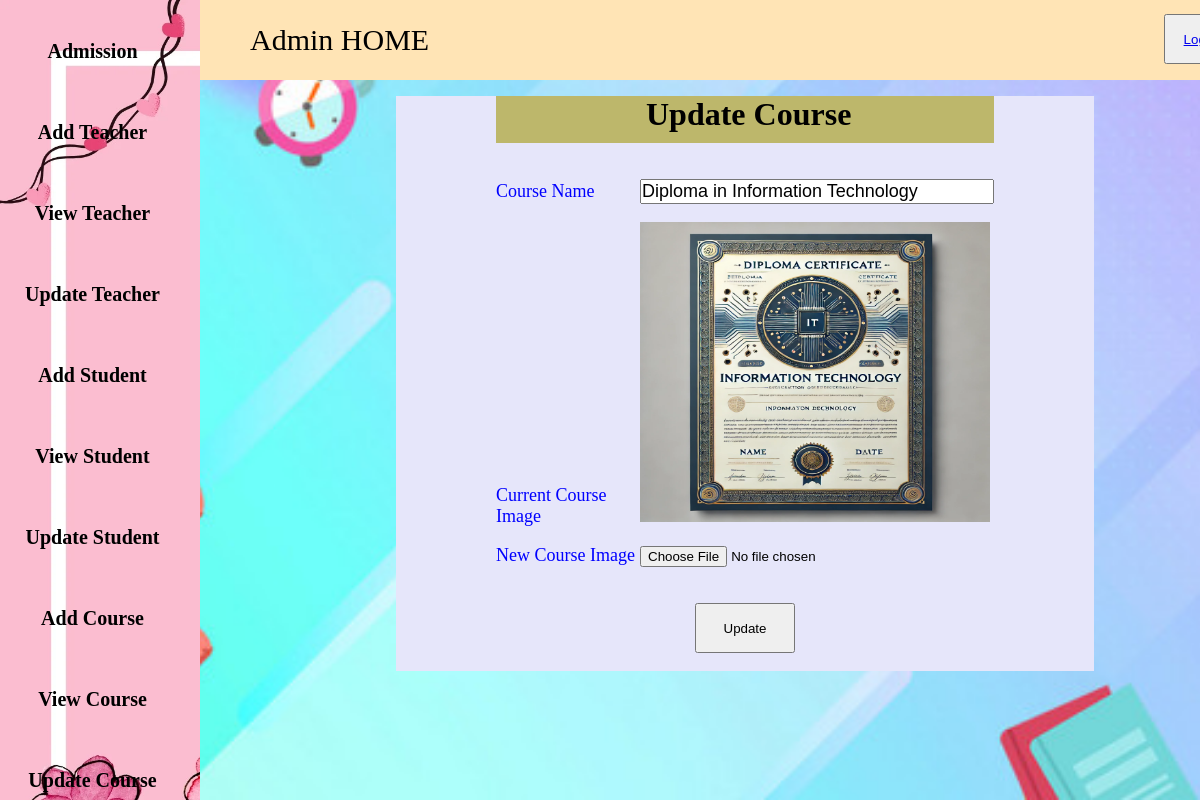
Page /CourseUpdate2.php?IDCourse=1 (signed in) on the committed database.
### tables this page shows
CREATE TABLE `course` (
  `IDCourse` int(50) NOT NULL,
  `CourseName` varchar(255) NOT NULL,
  `CourseImage` varchar(255) DEFAULT NULL,
  `IDTeacher` varchar(50) DEFAULT NULL
);

### CourseUpdate2.php (the view, shortened to what this page needs)
<?php
    include ('BarAdminHome.php');
    $host = "localhost";
    $user = "root";
    $pass = "";
    $db = "yzstudentmanagementsystem";
    $data = mysqli_connect($host, $user, $pass, $db);
    $id = $_GET['IDCourse'];
    if ($id) {
        $sql = "SELECT * FROM course WHERE IDCourse = '$id'";
        $result = mysqli_query($data, $sql);
        $Courseinfo = $result->fetch_assoc();
    } else {
        echo "<script>alert('No Course ID specified'); window.location.href='CourseView.php';</script>";
        exit;
    }
?>
<html>
<head>
    <link rel="stylesheet" href="CourseUpdate2.css">
</head>
<body>
    <div class="CRUP">
        <h1 style="background-color: darkkhaki; text-align: left; padding-left:150px; padding-bottom: 10px;">Update Course</h1>
        <br><br>
        <div>
            <form action="" method="POST" enctype="multipart/form-data">
                <div>
                    <label class="label_design">Course Name</label>
                    <input type="text" class="Crnamefield" name="CourseName" value="<?php echo $Courseinfo['CourseName']; ?>" required>
                </div>
                <br>
                <div>
                    <label class="label_design">Current Course Image</label>
                    <img width="350px" height="300px" src="<?php echo $Courseinfo['CourseImage']; ?>" alt="No Image Available">
                </div>
                <br>
                <div>
                    <label class="label_design">New Course Image</label>
                    <input type="file" class="CRphoto" name="CourseImage">
                </div>
                <br><br>
                <div>
                    <center><input type="submit" class="btnupdateCr" name="CourseUpdate" value="Update"></center>
                </div>
                <br>
            </form>
        </div>
    </div>
</body>
</html>

### HomeAdmin.css (style rules this page uses)
* { margin: 0px; padding: 0px; }
.AdminHomeBackground { background-repeat: no-repeat; background-size: cover; background-attachment: fixed; }

### CourseUpdate2.css (style rules this page uses)
.CRUP { background-color: lavender; display: inline-block; margin-top: 8%; margin-left: 33%; padding-left: 100px; padding-right: 100px; }
.Crnamefield { width: 350px; font-size: 18px; }
.label_design { display: inline-block; color:blue; width: 140px; text-align: left; font-size: 18px; }
.btnupdateCr { height: 50px; width: 100px; }

### rows in the picture
course: CourseName "Diploma in Information Technology", CourseImage (picture)
